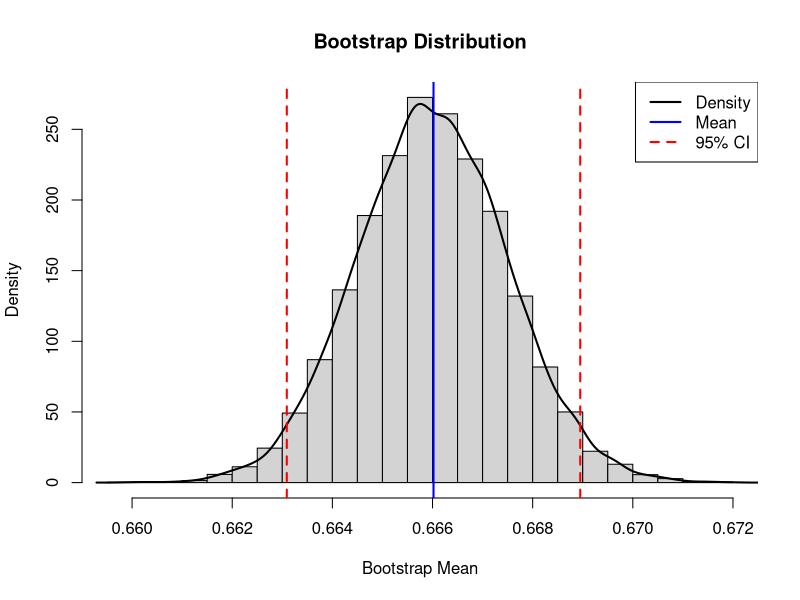
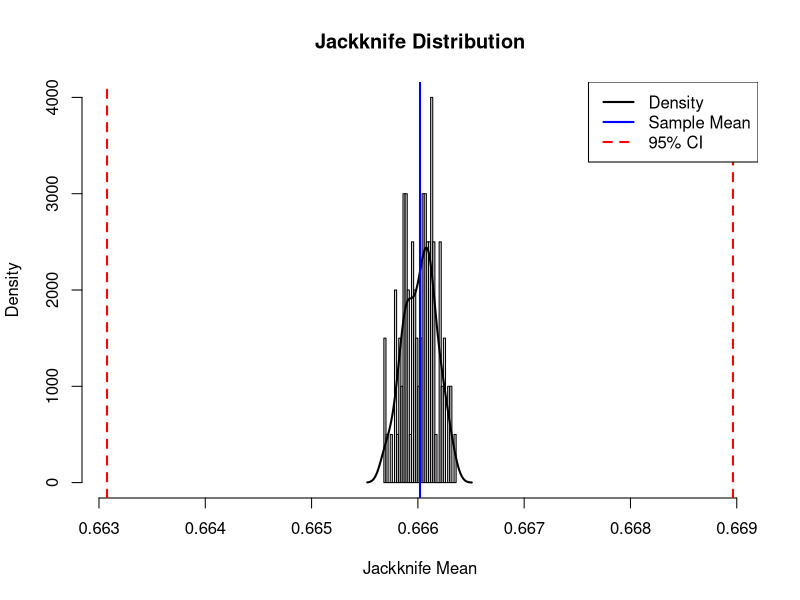
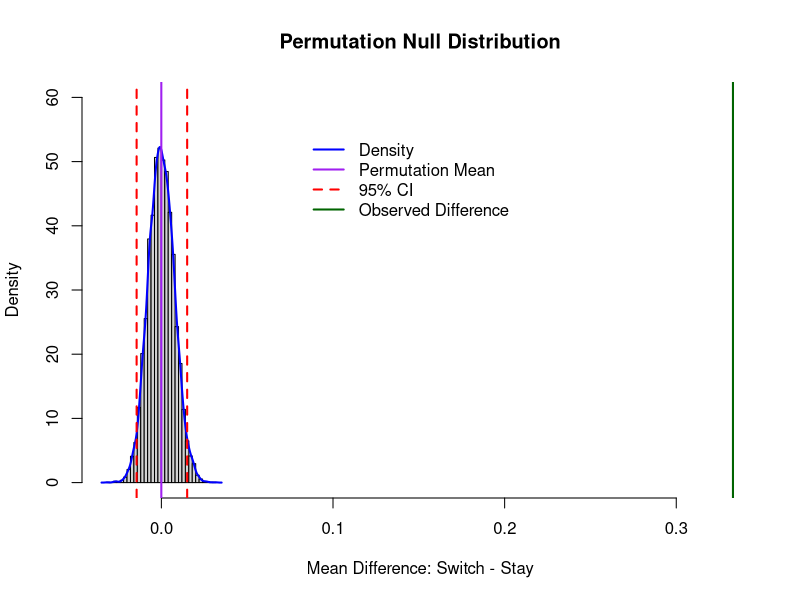
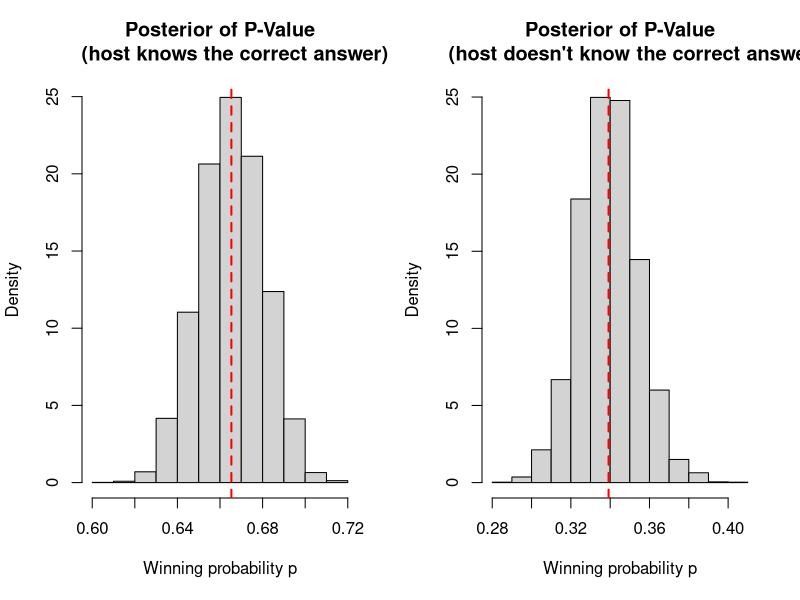
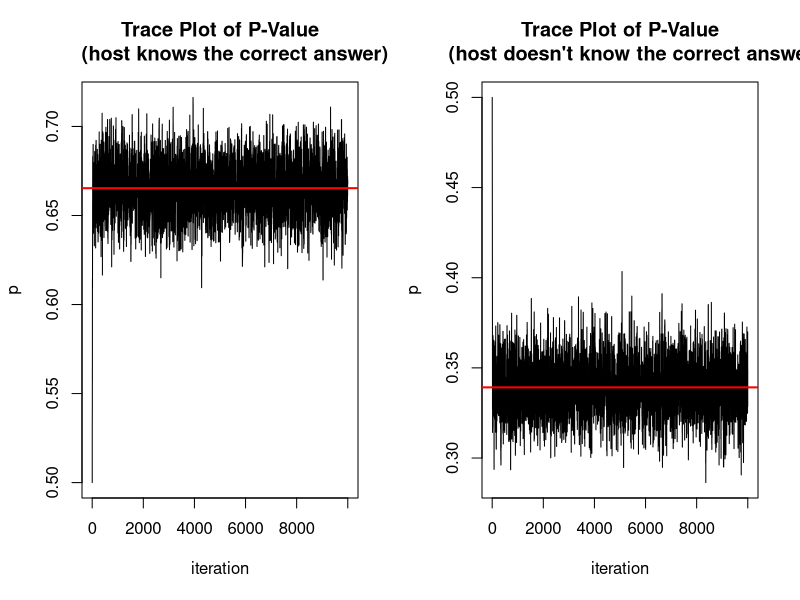

Reproduce these figures in R, in order.
#statistical inference

#bootstrap----
#random variable利用inverse method生成
#mean: 0.66602
#var:0.0002256562

# Inverse method做N = 100 人，每人換門 1000 次--
# 使用 inverse_control 做 100 個人的結果
set.seed(1)
# inverse function
first_car <- function(n = 10000, p = 1/3){
  u <- runif(n)
  x <- as.integer(u <= p)
  return(x)
}
# 換門
change_door <- function(x){
  x2 <- ifelse(x == 0, 1, 0)
  return(x2)
}
# 100 個人
N <- 100
# 每人玩 1000 次
n <- 1000

# 每個人的勝率
people <- numeric(N)

for(i in 1:N){
  x <- first_car(n)
  x2 <- change_door(x)
  # 第 i 個人的換門勝率
  people[i] <- mean(x2)
}
mean(people)
var(people)

#bootstrap
library(boot)
# bootstrap function
boot_fun <- function(data, index){
  mean(data[index])
}

# bootstrap resampling:10000
boot_result <- boot(
  data = people,
  statistic = boot_fun,
  R = 10000
)
boot_result
# 取兩端 2.5% 和 97.5%
ci <- quantile(boot_result$t, c(0.025, 0.975))
hist(boot_result$t,
     probability = TRUE,
     breaks = 30,
     main = "Bootstrap Distribution",
     xlab = "Bootstrap Mean",
     ylab = "Density")
lines(density(boot_result$t),
      lwd = 2)
#quantile
abline(v = ci,
       col = "red",
       lwd = 2,
       lty = 2)
#平均數
abline(v = mean(people),
       col = "blue",
       lwd = 2)
legend("topright",
       legend = c("Density","Mean","95% CI"),
       col = c("black","blue","red"),
       lwd = 2,lty = c(1,1,2))


#jackknife 還不確定----
#mean:0.66602
#bias:0
#se: 0.001502186
set.seed(1)
# inverse function
first_car <- function(n = 1000, p = 1/3){
  u <- runif(n)
  x <- as.integer(u <= p)
  return(x)
}
# 換門
change_door <- function(x){
  x2 <- ifelse(x == 0, 1, 0)
  return(x2)
}
# 100 個人，每人玩 1000 次
N <- 100
n <- 1000
# 每個人的換門勝率
people <- numeric(N)
for(i in 1:N){
  x <- first_car(n = n, p = 1/3)
  x2 <- change_door(x)
  people[i] <- mean(x2)
}

# 原始平均勝率
original_mean <- mean(people)
original_mean

# Jackknife
j <- length(people)
jack_mean <- numeric(j)
# leave one out
for(i in 1:j){
  jack_mean[i] <- mean(people[-i])
}
mean(jack_mean)
#se
jack_se <- sqrt((j - 1) / j * sum((jack_mean - mean(jack_mean))^2))
jack_se

# Jackknife mean
jack_m <- mean(jack_mean)
jack_m

#95% CI->+-1.96
jack_ci_lower = jack_m - 1.96 * jack_se 
jack_ci_upper = jack_m  + 1.96 * jack_se

v1 = c(jack_ci_lower, jack_ci_upper)

#bias
jack_bias <- (j - 1) * (mean(jack_mean) - original_mean)
jack_bias 

xrange <- range (c(jack_mean,v1))

hist(jack_mean,
     probability = TRUE,
     breaks = 30,
     main = "Jackknife Distribution",
     xlab = "Jackknife Mean",
     ylab = "Density",
     xlim = xrange
     )

# density curve
lines(density(jack_mean),
      lwd = 2,
      col = "black")
# mean:藍線
abline(v = jack_m,
       col = "blue",
       lwd = 2)
#95% CI:紅色虛線
#ci_lower
abline(v = v1[1],
       col = "red",
       lwd = 2,
       lty = 2)
#ci_upper
abline(v = v1[2],
       col = "red",
       lwd = 2,
       lty = 2)

legend("topright",
       legend = c("Density", "Sample Mean", "95% CI"),
       col = c("black", "blue", "red"),
       lwd = 2,
       lty = c(1, 1, 2))




#permutation----
set.seed(1)
# inverse function：一開始是否選到跑車
first_car <- function(n = 1000, p = 1/3){
  u <- runif(n)
  x <- as.integer(u <= p)
  return(x)
}
# 換門後
change_door <- function(x){
  x2 <- ifelse(x == 0, 1, 0) #第1次沒選到跑車->1:換門會得跑車 ;第1次選到跑車->0:換門不會得跑車
  return(x2)
}

# 不換門
stay_door <- function(x){
  return(x)
}
#兩個分佈相同
#換門
simulate_switch_distribution <- function(B = 1000, n = 1000){
  z <- numeric(B)
  for(k in 1:B){
    x <- first_car(n = n)
    y <- change_door(x)
    z[k] <- mean(y)
  }
  return(z)
}
#不換門
simulate_stay_distribution <- function(B = 1000, n = 1000){
  z <- numeric(B)
  for(k in 1:B){
    x <- first_car(n = n)
    y <- stay_door(x)
    z[k] <- mean(y)
  }
  return(z)
}

#兩組勝率分布
switch_dist <- simulate_switch_distribution(B = 1000, n = 1000)
stay_dist   <- simulate_stay_distribution(B = 1000, n = 1000)
mean(switch_dist) #0.666746
mean(stay_dist) #0.333708

#實際勝率差異 :0.333038
obs <- mean(switch_dist) - mean(stay_dist)
obs

# permutation test
B_perm <- 10000
permutation_dist <- numeric(B_perm)
z <- c(switch_dist, stay_dist)
n_switch <- length(switch_dist)

for(b in 1:B_perm){
  idx <- sample(length(z), replace = FALSE)
  z1 <- z[idx[1:n_switch]]
  z2 <- z[idx[(n_switch + 1):length(z)]]
  permutation_dist[b] <- mean(z1) - mean(z2)
}

mean(permutation_dist)
# 單尾 p-value：檢定換門是否大於不換門 p=0
p_value <- mean(permutation_dist >= obs)
p_value


ci <- quantile(permutation_dist, c(0.025, 0.975))

xrange <- range(c(permutation_dist, obs, ci))
hist(permutation_dist,
     probability = TRUE,
     breaks = 30,
     main = "Permutation Null Distribution",
     xlab = "Mean Difference: Switch - Stay",
     ylab = "Density",
     xlim = xrange,
     ylim=c(0,60))
lines(density(permutation_dist),
      lwd = 2,
      col = "blue")

permutation_result <- data.frame(
  Observed_Difference = obs,
  Permutation_Mean = mean(permutation_dist),
  P_value = p_value,
  CI_lower = ci[1],
  CI_upper = ci[2]
)

permutation_result

# 平均數
abline(v = mean(permutation_dist),
       col = "purple",
       lwd = 2)
# 95% CI
abline(v = ci,
       col = "red",
       lwd = 2,
       lty = 2)

# 觀察到的差異
abline(v = obs,
       col = "darkgreen",
       lwd = 2)
legend(x = 0.08, y = 55,
       legend = c("Density","Permutation Mean","95% CI","Observed Difference"),
       col = c("blue","purple","red","darkgreen"),
       lwd = 2,
       lty = c(1, 1, 2, 1),
       bty = "n")

#MCMC----
set.seed(1)
n <- 1000
#step1 主持人知道車在哪，參賽者會贏的機率2/3  不知道1/3
w_known <- rbinom(n, size = 1, prob = 2/3)
w_unknown <- rbinom(n, size = 1, prob = 1/3)

#step2 mcmc利用posterior
#p機率在0~1之間
#再利用Bernoulli likelihood 的 log：
#prior設成Uniform(0,1)，所以posterior跟likelihood成正比
log_posterior <- function(p, y){
  if(p <= 0 || p >= 1){
    return(-Inf)
  }
  loglik <- sum(y * log(p) + (1 - y) * log(1 - p))
  return(loglik)
}

#step3 MH
MH <- function(y, m = 10000, proposal_sd = 0.03){
  p_chain <- numeric(m)
  p_chain[1] <- 0.5
  reject <- 0
  for(i in 2:m){
    current <- p_chain[i - 1]
    # proposal distribution
      proposal <- rnorm(1, mean = current, sd = proposal_sd)
      #計算新值跟舊值posterior差異
      #log ratio 可以轉
      log_r <- log_posterior(proposal, y) -log_posterior(current, y)
      #log ratio 轉回普通比例
      r <- exp(log_r)
      #隨機生成0到1的變數 
      u <- runif(1)
      #如果比新值好 則r>1 accept
      if(u <= min(1, r)){
        p_chain[i] <- proposal
      }else{
        p_chain[i] <- current
        reject <- reject + 1
      }
  }
  #如果拒絕，就留在原本的p 同時拒絕次數加 1
    return(list(chain = p_chain,
                reject_rate = reject / m))
}
#step4
mh_known <- MH(w_known)
mh_unknown <- MH(w_unknown)

#step5
#burn-in period:chain前2000次的抽樣先不用 ->從trace plot可知前期波動大
burnin <- 2000

#取出主持人知道情況下，第 2001 到 10000 次的p
p_known <- mh_known$chain[(burnin + 1):10000]
#取出主持人不知道情況下，第 2001 到 10000 次的p
p_unknown <- mh_unknown$chain[(burnin + 1):10000]


### Step 6：整理 posterior 結果 ###
#                   Posterior Mean   Posterior  SD        2.5%     97.5%      Reject Rate
#主持人知道車在哪        0.6653407       0.01512452   0.6355856 0.6938374      0.4978
#主持人不知道車在哪      0.3391910       0.01496857   0.3099947 0.3690889      0.5002
result <- rbind(
  "主持人知道車在哪" = c(
    mean(p_known),
    sd(p_known),
    quantile(p_known, 0.025),
    quantile(p_known, 0.975),
    mh_known$reject_rate
  ),
  
  "主持人不知道車在哪" = c(
    mean(p_unknown),
    sd(p_unknown),
    quantile(p_unknown, 0.025),
    quantile(p_unknown, 0.975),
    mh_unknown$reject_rate
  )
)
colnames(result) <- c("Posterior Mean", "Posterior SD",
                      "2.5%", "97.5%", "Reject Rate")

result
par(mfrow = c(1, 2))

hist(p_known,
     probability = TRUE,
     main = "Posterior of P-Value
     (host knows the correct answer)",
     xlab = "Winning probability p")

abline(v = mean(p_known),
       col = "red",
       lty = 2,
       lwd = 2)


hist(p_unknown,
     probability = TRUE,
     main = "Posterior of P-Value
     (host doesn't know the correct answer)",
     xlab = "Winning probability p")

abline(v = mean(p_unknown),
       col = "red",
       lty = 2,
       lwd = 2)

# Trace plot：主持人知道車在哪

plot(mh_known$chain,
     type = "l",
     main = "Trace Plot of P-Value
     (host knows the correct answer)",
     xlab = "iteration",
     ylab = "p")

abline(h = mean(p_known),
       col = "red",
       lwd = 2)

# Trace plot：主持人不知道車在哪
plot(mh_unknown$chain,
     type = "l",
     main = "Trace Plot of P-Value
     (host doesn't know the correct answer)",
     xlab = "iteration",
     ylab = "p")

abline(h = mean(p_unknown),
       col = "red",
       lwd = 2)


  
  
